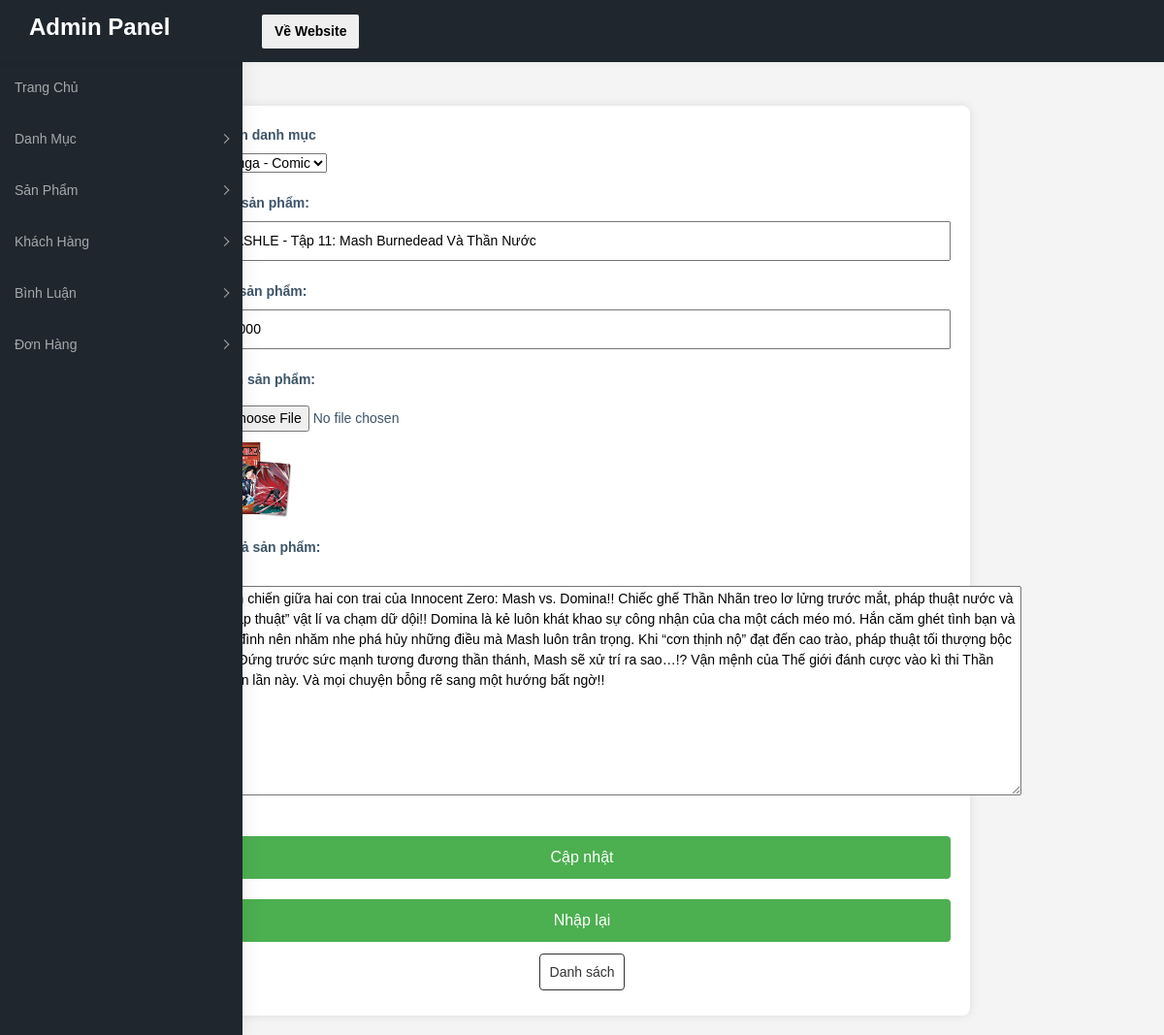
The page /admin/index.php?act=suasp&id=15 on the database as committed earlier.
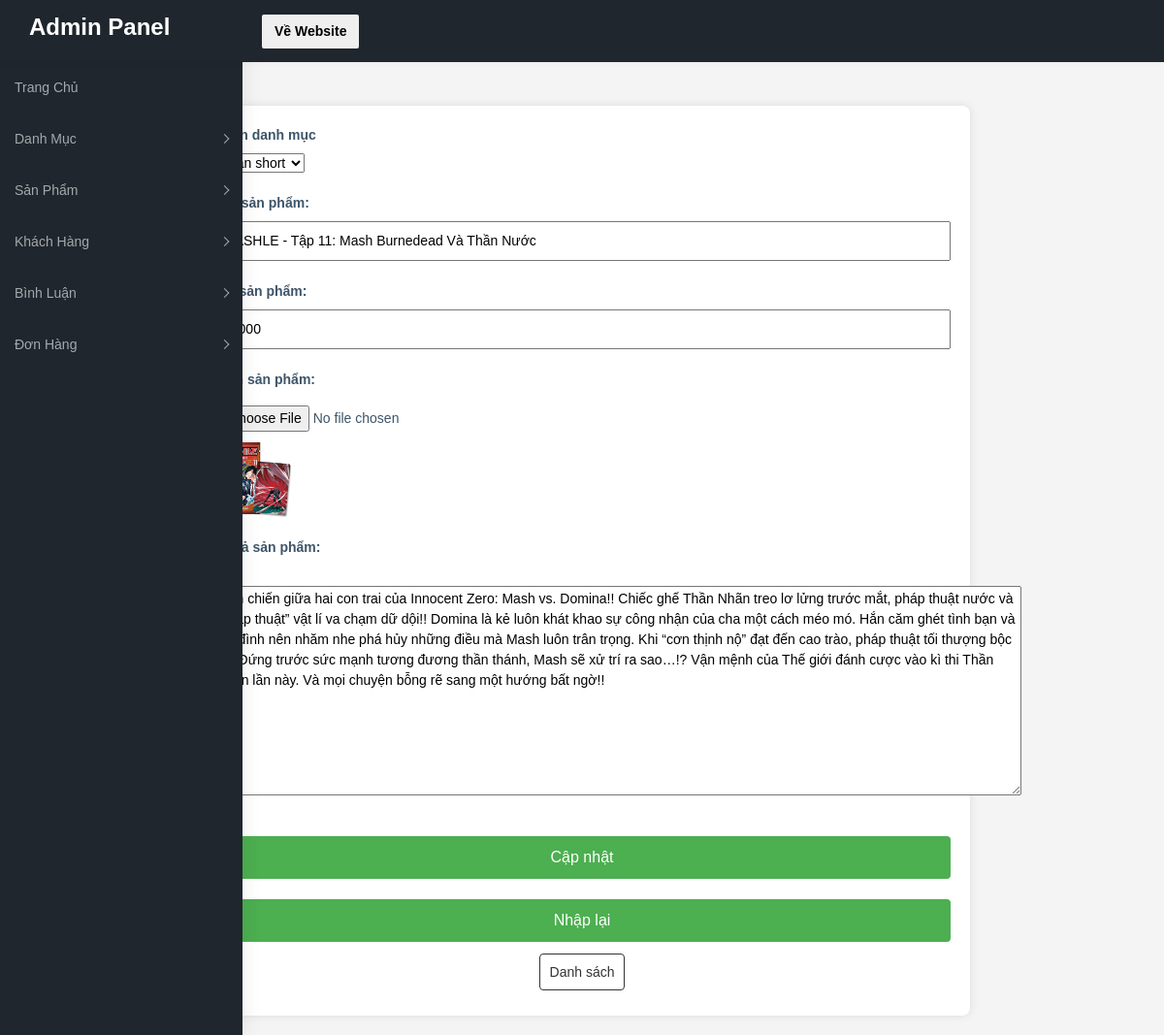
The same page on the database as committed later.
### tables this page shows
CREATE TABLE `sanpham` (
  `id` int(11) NOT NULL,
  `name` varchar(255) NOT NULL,
  `price` double(10,2) NOT NULL DEFAULT 0.00,
  `img` varchar(255) NOT NULL,
  `mota` text NOT NULL,
  `luotxem` int(11) NOT NULL DEFAULT 0,
  `iddm` int(11) NOT NULL
);

CREATE TABLE `danhmuc` (
  `id` int(11) NOT NULL,
  `name` varchar(255) NOT NULL
);

### model/pdo.php (called while the page is built, shortened)
<?php
function pdo_get_connection(){
    $servername = "localhost";
    $username = "root";
    $password = "";
    try {
        $conn = new PDO("mysql:host=$servername;dbname=da1", $username, $password);
        $conn->setAttribute(PDO::ATTR_ERRMODE, PDO::ERRMODE_EXCEPTION);
        return $conn;
    } catch(PDOException $e) {
        echo "Connection failed: " . $e->getMessage();
    }
}
function pdo_query($sql){
    $sql_args=array_slice(func_get_args(),1);
    try{
        $conn=pdo_get_connection();
        $stmt=$conn->prepare($sql);
        $stmt->execute($sql_args);
        $rows=$stmt->fetchAll();
        return $rows;
    }
    catch(PDOException $e){
        throw $e;
    }
    finally{
        unset($conn);
    }
}
function pdo_query_one($sql){
    $sql_args=array_slice(func_get_args(),1);
    try{
        $conn=pdo_get_connection();
        $stmt=$conn->prepare($sql);
        $stmt->execute($sql_args);
        $row=$stmt->fetch(PDO::FETCH_ASSOC);
        return $row;
    }
    catch(PDOException $e){
        throw $e;
    }
    finally{
        unset($conn);
    }
}
?>

### model/sanpham.php (called while the page is built, shortened)
<?php
function loadone_sanpham($id){
    $sql = "select * from sanpham where id = $id";
    $result = pdo_query_one($sql);
    return $result;
}
?>

### model/danhmuc.php (called while the page is built, shortened)
<?php
function loadall_danhmuc(){
    $sql="select * from danhmuc order by id desc";
    $listdanhmuc=pdo_query($sql);
    return  $listdanhmuc;
}

### admin/sanpham/updatesp.php (the view, shortened to what this page needs)
<?php
    if(is_array($sanpham)){
        extract($sanpham);
    }
    $hinhpath="../upload/".$img;
        if(is_file($hinhpath)){
        $hinh="<img src='".$hinhpath
            ."' height='80'>";
        }else {
            $hinh = "no photo";
        }
?>
<header>
        <h1>Thêm sản phẩm mới</h1>
    </header>
    <section>
        <form action="index.php?act=updatesp" method="post" enctype="multipart/form-data">
        <label for="se">Chọn danh mục</label>
        <select name="iddm">
                    <?php foreach($listdanhmuc as $danhmuc): ?>
                    <option value="<?php echo $danhmuc['id']; ?>"<?php echo ($sanpham['iddm'] == $danhmuc['id']) ? ' selected' : ''; ?>><?php echo $danhmuc['name']; ?></option>
                    <?php endforeach; ?>
                </select>
        <br><br>
        <label for="ten-loai">Tên sản phẩm:</label>
        <input type="text" name="tensp" value="<?=$name?>"><br><br>
        <label for="gia">Giá sản phẩm:</label>
        <input type="number" name="giasp" value="<?=$price?>"><br><br>
        <label for="hinh">Hình sản phẩm:</label>
        <input type="file" name="hinh"><?=$hinh?><br><br>
        <label for="mota">Mô tả sản phẩm:</label><br>
        <textarea name="mota" cols="100" rows="10"><?=$mota?></textarea><br><br>
        <div class="actions"><br>
        <input type="submit" name="capnhat" value="Cập nhật"><br><br>
                <input type="reset" value="Nhập lại"><br><br>
            <a href="index.php?act=listsp">Danh sách</a>
        </div>
        </form>
    </section>

Rows that differ between the two databases and show on the page:
changed through a linked row, sanpham "MASHLE - Tập 11: Mash Burnedead Và Thần Nước": iddm "Manga - Comic" → "Quần short"
